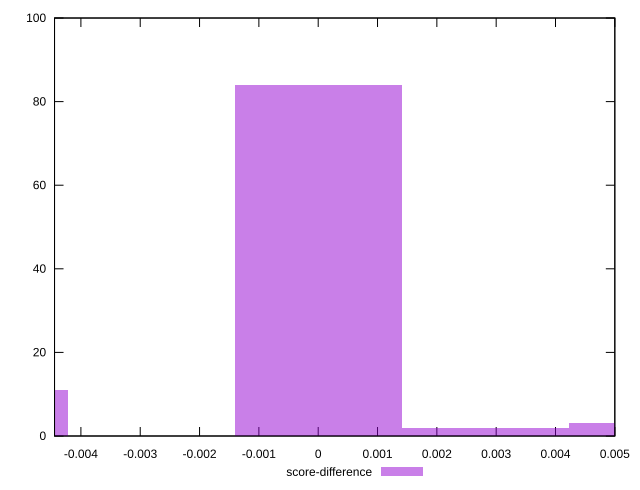

Recreate this plot in gnuplot.
reset

$scoreDifference <<EOF
0 84
0.005625797170828333 3
0.0028128985854141667 2
-0.005625797170828333 11
EOF

set key outside below
set boxwidth 0.0028128985854141667
set xrange [-0.004444444444444473:0.0050000000000000044]
set yrange [0:100]
set trange [0:100]
set style fill transparent solid 0.5 noborder
set terminal svg size 640, 490 enhanced background rgb 'white'
set output "reprap/uses-http2/samples/pages+cached+noexternal+nocss/score-difference/histogram.svg"

plot $scoreDifference title "score-difference" with boxes

reset
